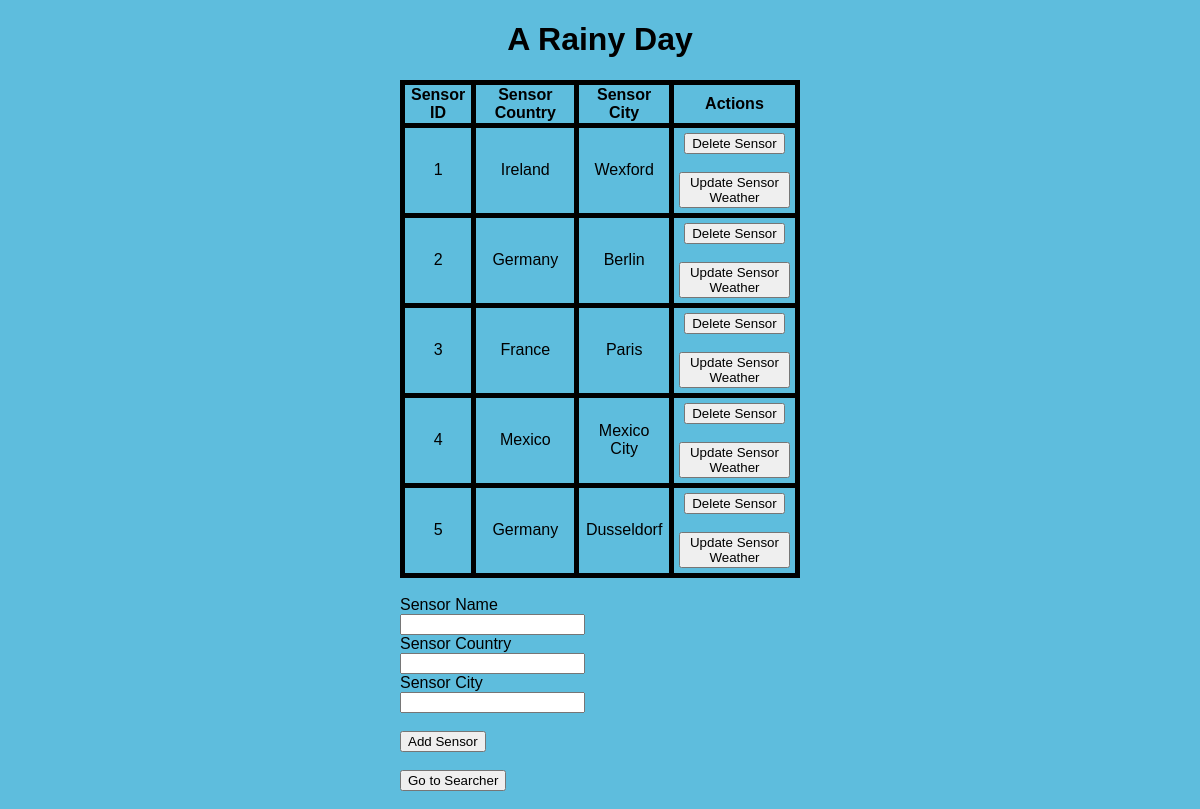
The page / on the database its author committed.
### app.py (models this page shows, shortened)
class Sensor(db.Model):
    id = db.Column(db.Integer, primary_key=True)
    name = db.Column(db.String(40))
    country = db.Column(db.String(40))
    city = db.Column(db.String(40))
    weather = db.relationship(
        "WeatherUpdate", backref="sensor", lazy=True,
    )

### app.py (the view)
@app.route("/", methods=["POST", "GET"])
def index():
    if request.method == "POST":
        sensor_name = request.form["name"]
        sensor_country = request.form["country"]
        sensor_city = request.form["city"]
        new_sensor = Sensor(name = sensor_name, country=sensor_country, city=sensor_city)
        try:
            db.session.add(new_sensor)
            db.session.commit()
            return redirect("/")
        except:
            return "unexpected error"
    else:
            sensors = Sensor.query.order_by(Sensor.id).all()
            return render_template("index.html", sensors=sensors)

### templates/index.html (shortened to what this page needs)
{% extends 'base.html' %}
{% block body %}
<div class="content">
    <h1 style="text-align: center">A Rainy Day</h1>
    <table>
        <tr>
            <th>Sensor ID</th>
            <th>Sensor Country</th>
            <th>Sensor City</th>
            <th>Actions</th>
        </tr>
        {% for sensor in sensors %}
            <tr>
                <td>{{ sensor.id }}</td>
                <td>{{ sensor.country }}</td>
                <td>{{ sensor.city }}</td>
                <td>
                    <button onclick="location.href = '/delete/{{sensor.id}}';" id="myButton" class="float-left submit-button" >Delete Sensor</button>
                    <br>
                    <br>
                    <button onclick="location.href = '/update/{{sensor.id}}';" id="myButton" class="float-left submit-button" >Update Sensor Weather</button>
                </td>
            </tr>
        {% endfor %}
    </table>
<form action="/" method="POST">
    <br>
    <label for="name">Sensor Name</label><br>
    <input type="text" name="name" id="name"><br>
    <label for="country">Sensor Country</label><br>
    <input type="text" name="country" id="country"><br>
    <label for="city">Sensor City</label><br>
    <input type="text" name="city" id="city"><br>
<br>
    <input type="submit" value="Add Sensor">
    <br>
</form>
<br>
<form action="/search">
    <input type="submit" value="Go to Searcher" />
    <br>
    <br>
</form>
</div>
{% endblock %}

### static/css/main.css (style rules this page uses)
body, html { margin: 0; font-family: sans-serif; background-color: rgb(94, 189, 221); }
.content { margin: 0 auto; width: 400px; }
table, td, th { border: 5px solid rgb(0, 0, 0); }
table { border-collapse: collapse; width: 100%; }
th { height: 30px; }
td { text-align: center; padding: 5px; }

### rows shown on the page
Sensor: id "1", country "Ireland", city "Wexford"
Sensor: id "2", country "Germany", city "Berlin"
Sensor: id "3", country "France", city "Paris"
Sensor: id "4", country "Mexico", city "Mexico City"
Sensor: id "5", country "Germany", city "Dusseldorf"
